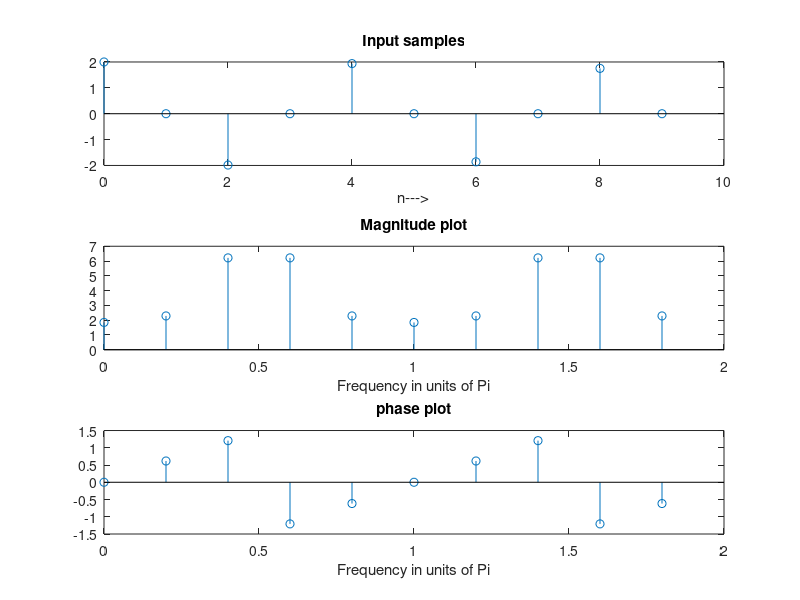
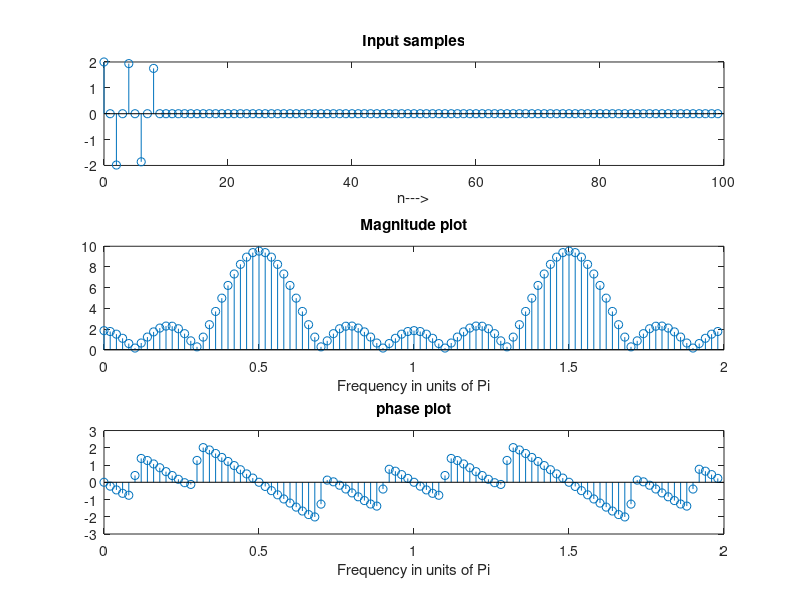
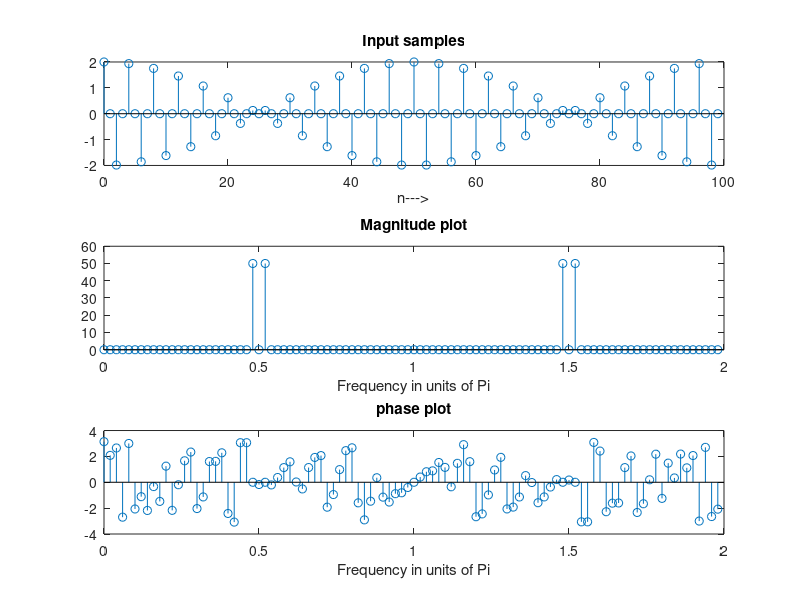

Reproduce these figures in MATLAB, in order.
% DFT with 10 samples of the signal
n=[0:1:99];
x=cos(0.48*pi*n)+cos(0.52*pi*n);
% Discrete time signal
% Taking only 10 samples
n1=[0:1:9];
x1=x(1:1:10);
y1=fft(x1);
mag_y1=abs(y1);
phase_y1=angle(y1);
figure(1);
subplot(3,1,1);
stem(n1,x1);
xlabel('n--->');
title('Input samples');
subplot(3,1,2);
F=2*pi*n1/10;
stem(F/pi,mag_y1);
xlabel('Frequency in units of Pi');
title('Magnitude plot');
X1=ifft(y1);
subplot(3,1,3);
stem(F/pi,phase_y1);
% DFT with 10 samples of the signal
xlabel('Frequency in units of Pi');
title('phase plot');

% 10 samples + Zero padding
n2=[0:1:99];
x2=[x(1:1:10) zeros(1,90)];
y2=fft(x2);
mag_y2=abs(y2);
phase_y2=angle(y2);
figure(2);
subplot(3,1,1);
stem(n2,x2);
xlabel('n--->');
title('Input samples');
subplot(3,1,2);
F=2*pi*n2/100;
stem(F/pi,mag_y2);
xlabel('Frequency in units of Pi');
title('Magnitude plot');
X2=ifft(y2);
subplot(3,1,3);
stem(F/pi,phase_y2);
xlabel('Frequency in units of Pi');

% DFT with 10 samples of the signal + padding with zeros
title('phase plot');
% 100 samples
n3=[0:1:99];
x=cos(0.48*pi*n3)+cos(0.52*pi*n3);
x3=x(1:1:100);
y3=fft(x3);
mag_y3=abs(y3);
phase_y3=angle(y3);
figure(3);
subplot(3,1,1);
stem(n3,x3);
xlabel('n--->');
title('Input samples');
subplot(3,1,2);
F=2*pi*n3/100;
%F1=2*pi*[-50:1:49]/100;
stem(F/pi,mag_y3);
xlabel('Frequency in units of Pi');
title('Magnitude plot');
X3=ifft(y3);
subplot(3,1,3);
stem(F/pi,phase_y3);
xlabel('Frequency in units of Pi');
title('phase plot');
